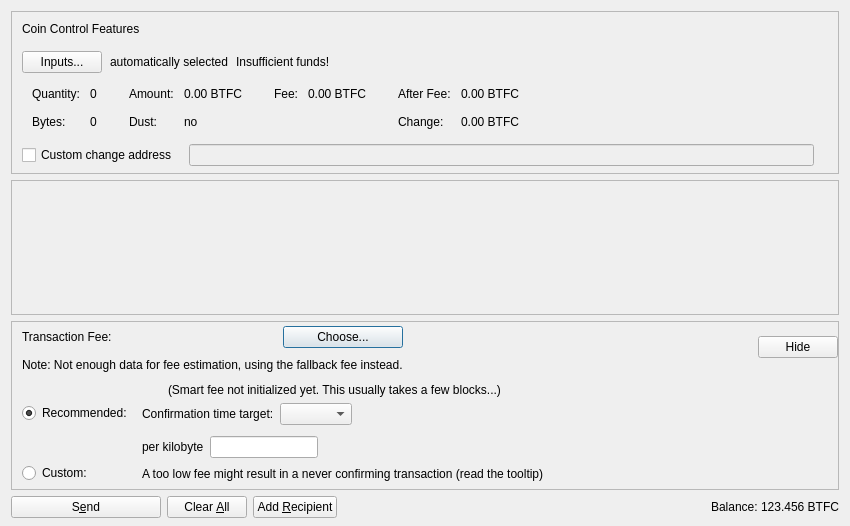
<?xml version="1.0" encoding="UTF-8"?>
<ui version="4.0">
 <class>SendCoinsDialog</class>
 <widget class="QDialog" name="SendCoinsDialog">
  <property name="geometry">
   <rect>
    <x>0</x>
    <y>0</y>
    <width>850</width>
    <height>526</height>
   </rect>
  </property>
  <property name="windowTitle">
   <string>Send Coins</string>
  </property>
  <layout class="QVBoxLayout" name="verticalLayout" stretch="0,1,0,0">
   <property name="bottomMargin">
    <number>8</number>
   </property>
   <item>
    <widget class="QFrame" name="frameCoinControl">
     <property name="sizePolicy">
      <sizepolicy hsizetype="Expanding" vsizetype="Expanding">
       <horstretch>0</horstretch>
       <verstretch>0</verstretch>
      </sizepolicy>
     </property>
     <property name="maximumSize">
      <size>
       <width>16777215</width>
       <height>16777215</height>
      </size>
     </property>
     <property name="frameShape">
      <enum>QFrame::StyledPanel</enum>
     </property>
     <property name="frameShadow">
      <enum>QFrame::Sunken</enum>
     </property>
     <layout class="QVBoxLayout" name="verticalLayoutCoinControl2">
      <property name="spacing">
       <number>0</number>
      </property>
      <property name="leftMargin">
       <number>0</number>
      </property>
      <property name="topMargin">
       <number>0</number>
      </property>
      <property name="rightMargin">
       <number>0</number>
      </property>
      <property name="bottomMargin">
       <number>6</number>
      </property>
      <item>
       <layout class="QVBoxLayout" name="verticalLayoutCoinControl" stretch="0,0,0,0,1">
        <property name="spacing">
         <number>0</number>
        </property>
        <property name="leftMargin">
         <number>10</number>
        </property>
        <property name="topMargin">
         <number>10</number>
        </property>
        <item>
         <layout class="QHBoxLayout" name="horizontalLayoutCoinControl1">
          <property name="bottomMargin">
           <number>15</number>
          </property>
          <item>
           <widget class="QLabel" name="labelCoinControlFeatures">
            <property name="sizePolicy">
             <sizepolicy hsizetype="Preferred" vsizetype="Maximum">
              <horstretch>0</horstretch>
              <verstretch>0</verstretch>
             </sizepolicy>
            </property>
            <property name="text">
             <string>Coin Control Features</string>
            </property>
           </widget>
          </item>
         </layout>
        </item>
        <item>
         <layout class="QHBoxLayout" name="horizontalLayoutCoinControl2" stretch="0,0,0,0">
          <property name="spacing">
           <number>8</number>
          </property>
          <property name="bottomMargin">
           <number>10</number>
          </property>
          <item>
           <widget class="QPushButton" name="pushButtonCoinControl">
            <property name="styleSheet">
             <string notr="true"/>
            </property>
            <property name="text">
             <string>Inputs...</string>
            </property>
            <property name="autoDefault">
             <bool>false</bool>
            </property>
           </widget>
          </item>
          <item>
           <widget class="QLabel" name="labelCoinControlAutomaticallySelected">
            <property name="text">
             <string>automatically selected</string>
            </property>
            <property name="margin">
             <number>5</number>
            </property>
           </widget>
          </item>
          <item>
           <widget class="QLabel" name="labelCoinControlInsuffFunds">
            <property name="text">
             <string>Insufficient funds!</string>
            </property>
            <property name="margin">
             <number>5</number>
            </property>
           </widget>
          </item>
          <item>
           <spacer name="horizontalSpacerCoinControl">
            <property name="orientation">
             <enum>Qt::Horizontal</enum>
            </property>
            <property name="sizeHint" stdset="0">
             <size>
              <width>40</width>
              <height>1</height>
             </size>
            </property>
           </spacer>
          </item>
         </layout>
        </item>
        <item>
         <widget class="QWidget" name="widgetCoinControl" native="true">
          <property name="sizePolicy">
           <sizepolicy hsizetype="Preferred" vsizetype="Preferred">
            <horstretch>0</horstretch>
            <verstretch>0</verstretch>
           </sizepolicy>
          </property>
          <property name="minimumSize">
           <size>
            <width>0</width>
            <height>0</height>
           </size>
          </property>
          <property name="styleSheet">
           <string notr="true"/>
          </property>
          <layout class="QHBoxLayout" name="horizontalLayoutCoinControl5">
           <property name="leftMargin">
            <number>0</number>
           </property>
           <property name="topMargin">
            <number>0</number>
           </property>
           <property name="rightMargin">
            <number>0</number>
           </property>
           <property name="bottomMargin">
            <number>0</number>
           </property>
           <item>
            <layout class="QHBoxLayout" name="horizontalLayoutCoinControl3" stretch="0,0,0,1">
             <property name="spacing">
              <number>20</number>
             </property>
             <property name="topMargin">
              <number>0</number>
             </property>
             <property name="bottomMargin">
              <number>10</number>
             </property>
             <item>
              <layout class="QFormLayout" name="formLayoutCoinControl1">
               <property name="horizontalSpacing">
                <number>10</number>
               </property>
               <property name="verticalSpacing">
                <number>14</number>
               </property>
               <property name="leftMargin">
                <number>10</number>
               </property>
               <property name="topMargin">
                <number>4</number>
               </property>
               <property name="rightMargin">
                <number>6</number>
               </property>
               <item row="0" column="0">
                <widget class="QLabel" name="labelCoinControlQuantityText">
                 <property name="text">
                  <string>Quantity:</string>
                 </property>
                 <property name="margin">
                  <number>0</number>
                 </property>
                </widget>
               </item>
               <item row="0" column="1">
                <widget class="QLabel" name="labelCoinControlQuantity">
                 <property name="cursor">
                  <cursorShape>IBeamCursor</cursorShape>
                 </property>
                 <property name="contextMenuPolicy">
                  <enum>Qt::ActionsContextMenu</enum>
                 </property>
                 <property name="text">
                  <string notr="true">0</string>
                 </property>
                 <property name="margin">
                  <number>0</number>
                 </property>
                 <property name="textInteractionFlags">
                  <set>Qt::LinksAccessibleByMouse|Qt::TextSelectableByKeyboard|Qt::TextSelectableByMouse</set>
                 </property>
                </widget>
               </item>
               <item row="1" column="0">
                <widget class="QLabel" name="labelCoinControlBytesText">
                 <property name="text">
                  <string>Bytes:</string>
                 </property>
                </widget>
               </item>
               <item row="1" column="1">
                <widget class="QLabel" name="labelCoinControlBytes">
                 <property name="cursor">
                  <cursorShape>IBeamCursor</cursorShape>
                 </property>
                 <property name="contextMenuPolicy">
                  <enum>Qt::ActionsContextMenu</enum>
                 </property>
                 <property name="text">
                  <string notr="true">0</string>
                 </property>
                 <property name="textInteractionFlags">
                  <set>Qt::LinksAccessibleByMouse|Qt::TextSelectableByKeyboard|Qt::TextSelectableByMouse</set>
                 </property>
                </widget>
               </item>
              </layout>
             </item>
             <item>
              <layout class="QFormLayout" name="formLayoutCoinControl2">
               <property name="horizontalSpacing">
                <number>10</number>
               </property>
               <property name="verticalSpacing">
                <number>14</number>
               </property>
               <property name="leftMargin">
                <number>6</number>
               </property>
               <property name="topMargin">
                <number>4</number>
               </property>
               <property name="rightMargin">
                <number>6</number>
               </property>
               <item row="0" column="0">
                <widget class="QLabel" name="labelCoinControlAmountText">
                 <property name="text">
                  <string>Amount:</string>
                 </property>
                 <property name="margin">
                  <number>0</number>
                 </property>
                </widget>
               </item>
               <item row="0" column="1">
                <widget class="QLabel" name="labelCoinControlAmount">
                 <property name="cursor">
                  <cursorShape>IBeamCursor</cursorShape>
                 </property>
                 <property name="contextMenuPolicy">
                  <enum>Qt::ActionsContextMenu</enum>
                 </property>
                 <property name="text">
                  <string notr="true">0.00 BTFC</string>
                 </property>
                 <property name="textInteractionFlags">
                  <set>Qt::LinksAccessibleByMouse|Qt::TextSelectableByKeyboard|Qt::TextSelectableByMouse</set>
                 </property>
                </widget>
               </item>
               <item row="1" column="0">
                <widget class="QLabel" name="labelCoinControlLowOutputText">
                 <property name="text">
                  <string>Dust:</string>
                 </property>
                </widget>
               </item>
               <item row="1" column="1">
                <widget class="QLabel" name="labelCoinControlLowOutput">
                 <property name="cursor">
                  <cursorShape>IBeamCursor</cursorShape>
                 </property>
                 <property name="contextMenuPolicy">
                  <enum>Qt::ActionsContextMenu</enum>
                 </property>
                 <property name="text">
                  <string notr="true">no</string>
                 </property>
                 <property name="textInteractionFlags">
                  <set>Qt::LinksAccessibleByMouse|Qt::TextSelectableByKeyboard|Qt::TextSelectableByMouse</set>
                 </property>
                </widget>
               </item>
              </layout>
             </item>
             <item>
              <layout class="QFormLayout" name="formLayoutCoinControl3">
               <property name="horizontalSpacing">
                <number>10</number>
               </property>
               <property name="verticalSpacing">
                <number>14</number>
               </property>
               <property name="leftMargin">
                <number>6</number>
               </property>
               <property name="topMargin">
                <number>4</number>
               </property>
               <property name="rightMargin">
                <number>6</number>
               </property>
               <item row="0" column="0">
                <widget class="QLabel" name="labelCoinControlFeeText">
                 <property name="text">
                  <string>Fee:</string>
                 </property>
                 <property name="margin">
                  <number>0</number>
                 </property>
                </widget>
               </item>
               <item row="0" column="1">
                <widget class="QLabel" name="labelCoinControlFee">
                 <property name="cursor">
                  <cursorShape>IBeamCursor</cursorShape>
                 </property>
                 <property name="contextMenuPolicy">
                  <enum>Qt::ActionsContextMenu</enum>
                 </property>
                 <property name="text">
                  <string notr="true">0.00 BTFC</string>
                 </property>
                 <property name="textInteractionFlags">
                  <set>Qt::LinksAccessibleByMouse|Qt::TextSelectableByKeyboard|Qt::TextSelectableByMouse</set>
                 </property>
                </widget>
               </item>
              </layout>
             </item>
             <item>
              <layout class="QFormLayout" name="formLayoutCoinControl4">
               <property name="horizontalSpacing">
                <number>10</number>
               </property>
               <property name="verticalSpacing">
                <number>14</number>
               </property>
               <property name="leftMargin">
                <number>6</number>
               </property>
               <property name="topMargin">
                <number>4</number>
               </property>
               <property name="rightMargin">
                <number>6</number>
               </property>
               <item row="0" column="0">
                <widget class="QLabel" name="labelCoinControlAfterFeeText">
                 <property name="text">
                  <string>After Fee:</string>
                 </property>
                 <property name="margin">
                  <number>0</number>
                 </property>
                </widget>
               </item>
               <item row="0" column="1">
                <widget class="QLabel" name="labelCoinControlAfterFee">
                 <property name="cursor">
                  <cursorShape>IBeamCursor</cursorShape>
                 </property>
                 <property name="contextMenuPolicy">
                  <enum>Qt::ActionsContextMenu</enum>
                 </property>
                 <property name="text">
                  <string notr="true">0.00 BTFC</string>
                 </property>
                 <property name="textInteractionFlags">
                  <set>Qt::LinksAccessibleByMouse|Qt::TextSelectableByKeyboard|Qt::TextSelectableByMouse</set>
                 </property>
                </widget>
               </item>
               <item row="1" column="0">
                <widget class="QLabel" name="labelCoinControlChangeText">
                 <property name="text">
                  <string>Change:</string>
                 </property>
                </widget>
               </item>
               <item row="1" column="1">
                <widget class="QLabel" name="labelCoinControlChange">
                 <property name="cursor">
                  <cursorShape>IBeamCursor</cursorShape>
                 </property>
                 <property name="contextMenuPolicy">
                  <enum>Qt::ActionsContextMenu</enum>
                 </property>
                 <property name="text">
                  <string notr="true">0.00 BTFC</string>
                 </property>
                 <property name="textInteractionFlags">
                  <set>Qt::LinksAccessibleByMouse|Qt::TextSelectableByKeyboard|Qt::TextSelectableByMouse</set>
                 </property>
                </widget>
               </item>
              </layout>
             </item>
            </layout>
           </item>
          </layout>
         </widget>
        </item>
        <item>
         <layout class="QHBoxLayout" name="horizontalLayoutCoinControl4" stretch="0,0,0">
          <property name="spacing">
           <number>12</number>
          </property>
          <property name="sizeConstraint">
           <enum>QLayout::SetDefaultConstraint</enum>
          </property>
          <property name="topMargin">
           <number>5</number>
          </property>
          <property name="rightMargin">
           <number>5</number>
          </property>
          <item>
           <widget class="QCheckBox" name="checkBoxCoinControlChange">
            <property name="toolTip">
             <string>If this is activated, but the change address is empty or invalid, change will be sent to a newly generated address.</string>
            </property>
            <property name="text">
             <string>Custom change address</string>
            </property>
           </widget>
          </item>
          <item>
           <widget class="QValidatedLineEdit" name="lineEditCoinControlChange">
            <property name="enabled">
             <bool>false</bool>
            </property>
            <property name="sizePolicy">
             <sizepolicy hsizetype="Expanding" vsizetype="Fixed">
              <horstretch>0</horstretch>
              <verstretch>0</verstretch>
             </sizepolicy>
            </property>
           </widget>
          </item>
          <item>
           <widget class="QLabel" name="labelCoinControlChangeLabel">
            <property name="sizePolicy">
             <sizepolicy hsizetype="Preferred" vsizetype="Expanding">
              <horstretch>0</horstretch>
              <verstretch>0</verstretch>
             </sizepolicy>
            </property>
            <property name="minimumSize">
             <size>
              <width>0</width>
              <height>0</height>
             </size>
            </property>
            <property name="text">
             <string/>
            </property>
            <property name="margin">
             <number>3</number>
            </property>
           </widget>
          </item>
         </layout>
        </item>
        <item>
         <spacer name="verticalSpacerCoinControl">
          <property name="orientation">
           <enum>Qt::Vertical</enum>
          </property>
          <property name="sizeHint" stdset="0">
           <size>
            <width>800</width>
            <height>1</height>
           </size>
          </property>
         </spacer>
        </item>
       </layout>
      </item>
     </layout>
    </widget>
   </item>
   <item>
    <widget class="QScrollArea" name="scrollArea">
     <property name="widgetResizable">
      <bool>true</bool>
     </property>
     <widget class="QWidget" name="scrollAreaWidgetContents">
      <property name="geometry">
       <rect>
        <x>0</x>
        <y>0</y>
        <width>830</width>
        <height>104</height>
       </rect>
      </property>
      <layout class="QVBoxLayout" name="verticalLayout_2" stretch="0,1">
       <property name="leftMargin">
        <number>0</number>
       </property>
       <property name="topMargin">
        <number>0</number>
       </property>
       <property name="rightMargin">
        <number>0</number>
       </property>
       <property name="bottomMargin">
        <number>0</number>
       </property>
       <item>
        <layout class="QVBoxLayout" name="entries">
         <property name="spacing">
          <number>6</number>
         </property>
        </layout>
       </item>
       <item>
        <spacer name="verticalSpacer">
         <property name="orientation">
          <enum>Qt::Vertical</enum>
         </property>
         <property name="sizeHint" stdset="0">
          <size>
           <width>20</width>
           <height>40</height>
          </size>
         </property>
        </spacer>
       </item>
      </layout>
     </widget>
    </widget>
   </item>
   <item>
    <widget class="QFrame" name="frameFee">
     <property name="sizePolicy">
      <sizepolicy hsizetype="Expanding" vsizetype="Expanding">
       <horstretch>0</horstretch>
       <verstretch>0</verstretch>
      </sizepolicy>
     </property>
     <property name="maximumSize">
      <size>
       <width>16777215</width>
       <height>16777215</height>
      </size>
     </property>
     <property name="frameShape">
      <enum>QFrame::StyledPanel</enum>
     </property>
     <property name="frameShadow">
      <enum>QFrame::Sunken</enum>
     </property>
     <layout class="QVBoxLayout" name="verticalLayoutFee1">
      <property name="spacing">
       <number>0</number>
      </property>
      <property name="leftMargin">
       <number>0</number>
      </property>
      <property name="topMargin">
       <number>0</number>
      </property>
      <property name="rightMargin">
       <number>0</number>
      </property>
      <property name="bottomMargin">
       <number>0</number>
      </property>
      <item>
       <layout class="QVBoxLayout" name="verticalLayoutFee2" stretch="0,0,0">
        <property name="spacing">
         <number>0</number>
        </property>
        <property name="leftMargin">
         <number>10</number>
        </property>
        <property name="topMargin">
         <number>0</number>
        </property>
        <item>
         <layout class="QHBoxLayout" name="horizontalLayoutFee1">
          <property name="bottomMargin">
           <number>0</number>
          </property>
          <item>
           <layout class="QVBoxLayout" name="verticalLayoutFee7">
            <property name="spacing">
             <number>0</number>
            </property>
            <item>
             <spacer name="verticalSpacerSmartFee">
              <property name="orientation">
               <enum>Qt::Vertical</enum>
              </property>
              <property name="sizeType">
               <enum>QSizePolicy::Fixed</enum>
              </property>
              <property name="sizeHint" stdset="0">
               <size>
                <width>1</width>
                <height>4</height>
               </size>
              </property>
             </spacer>
            </item>
            <item>
             <layout class="QHBoxLayout" name="horizontalLayoutSmartFee">
              <property name="spacing">
               <number>10</number>
              </property>
              <item>
               <widget class="QLabel" name="labelFeeHeadline">
                <property name="sizePolicy">
                 <sizepolicy hsizetype="Preferred" vsizetype="Maximum">
                  <horstretch>0</horstretch>
                  <verstretch>0</verstretch>
                 </sizepolicy>
                </property>
                <property name="text">
                 <string>Transaction Fee:</string>
                </property>
               </widget>
              </item>
              <item>
               <widget class="QLabel" name="labelFeeMinimized">
                <property name="text">
                 <string/>
                </property>
               </widget>
              </item>
              <item>
               <widget class="QPushButton" name="buttonChooseFee">
                <property name="text">
                 <string>Choose...</string>
                </property>
               </widget>
              </item>
             </layout>
            </item>
            <item>
             <spacer name="verticalSpacer_7">
              <property name="orientation">
               <enum>Qt::Vertical</enum>
              </property>
              <property name="sizeHint" stdset="0">
               <size>
                <width>1</width>
                <height>10</height>
               </size>
              </property>
             </spacer>
            </item>
            <item>
             <widget class="QLabel" name="fallbackFeeWarningLabel">
              <property name="toolTip">
               <string>Using the fallbackfee can result in sending a transaction that will take several hours or days (or never) to confirm. Consider choosing your fee manually or wait until you have validated the complete chain.</string>
              </property>
              <property name="text">
               <string>Note: Not enough data for fee estimation, using the fallback fee instead.</string>
              </property>
              <property name="wordWrap">
               <bool>false</bool>
              </property>
             </widget>
            </item>
            <item>
             <spacer name="verticalSpacer_5">
              <property name="orientation">
               <enum>Qt::Vertical</enum>
              </property>
              <property name="sizeHint" stdset="0">
               <size>
                <width>1</width>
                <height>1</height>
               </size>
              </property>
             </spacer>
            </item>
           </layout>
          </item>
          <item>
           <spacer name="horizontalSpacer_4">
            <property name="orientation">
             <enum>Qt::Horizontal</enum>
            </property>
            <property name="sizeHint" stdset="0">
             <size>
              <width>1</width>
              <height>1</height>
             </size>
            </property>
           </spacer>
          </item>
          <item>
           <widget class="QPushButton" name="buttonMinimizeFee">
            <property name="toolTip">
             <string>Hide transaction fee settings</string>
            </property>
            <property name="text">
             <string>Hide</string>
            </property>
           </widget>
          </item>
         </layout>
        </item>
        <item>
         <widget class="QFrame" name="frameFeeSelection">
          <layout class="QVBoxLayout" name="verticalLayoutFee12">
           <property name="spacing">
            <number>0</number>
           </property>
           <property name="leftMargin">
            <number>0</number>
           </property>
           <property name="topMargin">
            <number>0</number>
           </property>
           <property name="rightMargin">
            <number>0</number>
           </property>
           <property name="bottomMargin">
            <number>0</number>
           </property>
           <item>
            <layout class="QGridLayout" name="gridLayoutFee">
             <property name="topMargin">
              <number>10</number>
             </property>
             <property name="bottomMargin">
              <number>4</number>
             </property>
             <property name="horizontalSpacing">
              <number>10</number>
             </property>
             <property name="verticalSpacing">
              <number>4</number>
             </property>
             <item row="1" column="1">
              <layout class="QVBoxLayout" name="verticalLayoutFee8">
               <property name="spacing">
                <number>6</number>
               </property>
               <property name="topMargin">
                <number>3</number>
               </property>
               <item>
                <layout class="QHBoxLayout" name="horizontalLayoutFee13" stretch="0,0,1">
                 <item>
                  <widget class="QLabel" name="labelCustomPerKilobyte">
                   <property name="toolTip">
                    <string>If the custom fee is set to 1000 BTF and the transaction is only 250 bytes, then &quot;per kilobyte&quot; only pays 250 BTF in fee,&lt;br /&gt;while &quot;at least&quot; pays 1000 BTF. For transactions bigger than a kilobyte both pay by kilobyte.</string>
                   </property>
                   <property name="text">
                    <string>per kilobyte</string>
                   </property>
                  </widget>
                 </item>
                 <item>
                  <widget class="BitcoinAmountField" name="customFee"/>
                 </item>
                 <item>
                  <spacer name="horizontalSpacer_6">
                   <property name="orientation">
                    <enum>Qt::Horizontal</enum>
                   </property>
                   <property name="sizeHint" stdset="0">
                    <size>
                     <width>1</width>
                     <height>1</height>
                    </size>
                   </property>
                  </spacer>
                 </item>
                </layout>
               </item>
               <item>
                <layout class="QHBoxLayout" name="horizontalLayoutFee8">
                 <item>
                  <widget class="QLabel" name="labelCustomFeeWarning">
                   <property name="enabled">
                    <bool>true</bool>
                   </property>
                   <property name="toolTip">
                    <string>When there is less transaction volume than space in the blocks, miners as well as relaying nodes may enforce a minimum fee. Paying only this minimum fee is just fine, but be aware that this can result in a never confirming transaction once there is more demand for butterfly transactions than the network can process.</string>
                   </property>
                   <property name="text">
                    <string>A too low fee might result in a never confirming transaction (read the tooltip)</string>
                   </property>
                  </widget>
                 </item>
                 <item>
                  <spacer name="horizontalSpacer_2">
                   <property name="orientation">
                    <enum>Qt::Horizontal</enum>
                   </property>
                   <property name="sizeHint" stdset="0">
                    <size>
                     <width>1</width>
                     <height>1</height>
                    </size>
                   </property>
                  </spacer>
                 </item>
                </layout>
               </item>
              </layout>
             </item>
             <item row="0" column="0">
              <layout class="QVBoxLayout" name="verticalLayoutFee4" stretch="0,1">
               <property name="topMargin">
                <number>20</number>
               </property>
               <property name="bottomMargin">
                <number>3</number>
               </property>
               <item>
                <widget class="QRadioButton" name="radioSmartFee">
                 <property name="text">
                  <string>Recommended:</string>
                 </property>
                 <property name="checked">
                  <bool>true</bool>
                 </property>
                 <attribute name="buttonGroup">
                  <string notr="true">groupFee</string>
                 </attribute>
                </widget>
               </item>
               <item>
                <spacer name="verticalSpacer_2">
                 <property name="orientation">
                  <enum>Qt::Vertical</enum>
                 </property>
                 <property name="sizeHint" stdset="0">
                  <size>
                   <width>1</width>
                   <height>1</height>
                  </size>
                 </property>
                </spacer>
               </item>
              </layout>
             </item>
             <item row="1" column="0">
              <layout class="QVBoxLayout" name="verticalLayoutFee9" stretch="0,1">
               <property name="topMargin">
                <number>30</number>
               </property>
               <item>
                <widget class="QRadioButton" name="radioCustomFee">
                 <property name="text">
                  <string>Custom:</string>
                 </property>
                 <attribute name="buttonGroup">
                  <string notr="true">groupFee</string>
                 </attribute>
                </widget>
               </item>
               <item>
                <spacer name="verticalSpacer_6">
                 <property name="orientation">
                  <enum>Qt::Vertical</enum>
                 </property>
                 <property name="sizeHint" stdset="0">
                  <size>
                   <width>1</width>
                   <height>1</height>
                  </size>
                 </property>
                </spacer>
               </item>
              </layout>
             </item>
             <item row="0" column="1">
              <layout class="QVBoxLayout" name="verticalLayoutFee3" stretch="0,0,1">
               <property name="spacing">
                <number>6</number>
               </property>
               <property name="topMargin">
                <number>0</number>
               </property>
               <property name="bottomMargin">
                <number>3</number>
               </property>
               <item>
                <layout class="QHBoxLayout" name="horizontalLayoutFee12">
                 <item>
                  <widget class="QLabel" name="labelSmartFee">
                   <property name="text">
                    <string/>
                   </property>
                  </widget>
                 </item>
                 <item>
                  <widget class="QLabel" name="labelFeeEstimation">
                   <property name="text">
                    <string/>
                   </property>
                  </widget>
                 </item>
                 <item>
                  <widget class="QLabel" name="labelSmartFee2">
                   <property name="text">
                    <string>(Smart fee not initialized yet. This usually takes a few blocks...)</string>
                   </property>
                  </widget>
                 </item>
                 <item>
                  <spacer name="horizontalSpacer_5">
                   <property name="orientation">
                    <enum>Qt::Horizontal</enum>
                   </property>
                   <property name="sizeHint" stdset="0">
                    <size>
                     <width>1</width>
                     <height>1</height>
                    </size>
                   </property>
                  </spacer>
                 </item>
                </layout>
               </item>
               <item>
                <layout class="QHBoxLayout" name="horizontalLayoutFee9">
                 <item>
                  <layout class="QVBoxLayout" name="verticalLayoutFee6">
                   <item>
                    <widget class="QLabel" name="labelSmartFee3">
                     <property name="text">
                      <string>Confirmation time target:</string>
                     </property>
                    </widget>
                   </item>
                  </layout>
                 </item>
                 <item>
                  <layout class="QVBoxLayout" name="verticalLayoutFee5">
                   <property name="rightMargin">
                    <number>30</number>
                   </property>
                   <item>
                    <layout class="QHBoxLayout" name="horizontalLayoutConfTarget">
                     <property name="bottomMargin">
                      <number>0</number>
                     </property>
                     <item>
                      <widget class="QComboBox" name="confTargetSelector"/>
                     </item>
                     <item>
                      <spacer name="horizontalSpacerConfTarget">
                       <property name="orientation">
                        <enum>Qt::Horizontal</enum>
                       </property>
                       <property name="sizeHint" stdset="0">
                        <size>
                         <width>40</width>
                         <height>20</height>
                        </size>
                       </property>
                      </spacer>
                     </item>
                    </layout>
                   </item>
                  </layout>
                 </item>
                </layout>
               </item>
               <item>
                <spacer name="verticalSpacer_4">
                 <property name="orientation">
                  <enum>Qt::Vertical</enum>
                 </property>
                 <property name="sizeHint" stdset="0">
                  <size>
                   <width>1</width>
                   <height>1</height>
                  </size>
                 </property>
                </spacer>
               </item>
              </layout>
             </item>
            </layout>
           </item>
          </layout>
         </widget>
        </item>
        <item>
         <spacer name="verticalSpacerFee">
          <property name="orientation">
           <enum>Qt::Vertical</enum>
          </property>
          <property name="sizeHint" stdset="0">
           <size>
            <width>800</width>
            <height>1</height>
           </size>
          </property>
         </spacer>
        </item>
       </layout>
      </item>
     </layout>
    </widget>
   </item>
   <item>
    <layout class="QHBoxLayout" name="horizontalLayout">
     <item>
      <widget class="QPushButton" name="sendButton">
       <property name="minimumSize">
        <size>
         <width>150</width>
         <height>0</height>
        </size>
       </property>
       <property name="toolTip">
        <string>Confirm the send action</string>
       </property>
       <property name="text">
        <string>S&amp;end</string>
       </property>
       <property name="autoDefault">
        <bool>false</bool>
       </property>
       <property name="default">
        <bool>false</bool>
       </property>
      </widget>
     </item>
     <item>
      <widget class="QPushButton" name="clearButton">
       <property name="sizePolicy">
        <sizepolicy hsizetype="Minimum" vsizetype="Fixed">
         <horstretch>0</horstretch>
         <verstretch>0</verstretch>
        </sizepolicy>
       </property>
       <property name="toolTip">
        <string>Clear all fields of the form.</string>
       </property>
       <property name="text">
        <string>Clear &amp;All</string>
       </property>
       <property name="autoDefault">
        <bool>false</bool>
       </property>
      </widget>
     </item>
     <item>
      <widget class="QPushButton" name="addButton">
       <property name="toolTip">
        <string>Send to multiple recipients at once</string>
       </property>
       <property name="text">
        <string>Add &amp;Recipient</string>
       </property>
       <property name="autoDefault">
        <bool>false</bool>
       </property>
      </widget>
     </item>
     <item>
      <spacer name="horizontalSpacer">
       <property name="orientation">
        <enum>Qt::Horizontal</enum>
       </property>
       <property name="sizeHint" stdset="0">
        <size>
         <width>40</width>
         <height>20</height>
        </size>
       </property>
      </spacer>
     </item>
     <item>
      <layout class="QHBoxLayout" name="horizontalLayout_2">
       <property name="spacing">
        <number>3</number>
       </property>
       <item>
        <widget class="QLabel" name="labelBalanceName">
         <property name="text">
          <string>Balance:</string>
         </property>
        </widget>
       </item>
       <item>
        <widget class="QLabel" name="labelBalance">
         <property name="sizePolicy">
          <sizepolicy hsizetype="Preferred" vsizetype="Preferred">
           <horstretch>0</horstretch>
           <verstretch>0</verstretch>
          </sizepolicy>
         </property>
         <property name="cursor">
          <cursorShape>IBeamCursor</cursorShape>
         </property>
         <property name="text">
          <string notr="true">123.456 BTFC</string>
         </property>
         <property name="textInteractionFlags">
          <set>Qt::LinksAccessibleByMouse|Qt::TextSelectableByKeyboard|Qt::TextSelectableByMouse</set>
         </property>
        </widget>
       </item>
      </layout>
     </item>
    </layout>
   </item>
  </layout>
 </widget>
 <customwidgets>
  <customwidget>
   <class>QValidatedLineEdit</class>
   <extends>QLineEdit</extends>
   <header>qt/qvalidatedlineedit.h</header>
  </customwidget>
  <customwidget>
   <class>BitcoinAmountField</class>
   <extends>QLineEdit</extends>
   <header>qt/bitcoinamountfield.h</header>
   <container>1</container>
  </customwidget>
 </customwidgets>
 <resources>
  <include location="../butterfly.qrc"/>
 </resources>
 <connections/>
 <buttongroups>
  <buttongroup name="groupFee"/>
 </buttongroups>
</ui>
